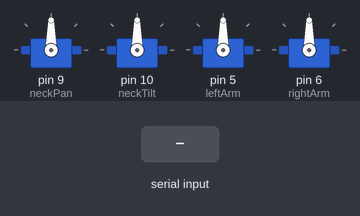
A sketch run on a simulated Arduino Uno, built with avr-gcc and run on an emulated ATmega328P. Shown: 4 × servo. The test bench sets the inputs (shaded band).

Above: at 1.2 s.
1.3 s: "H" received over Serial
At 1.4 s:
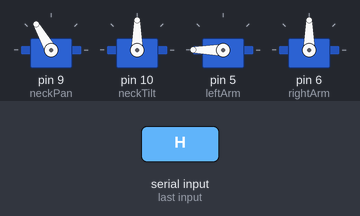
4.3 s: "W" received over Serial
At 4.7 s:
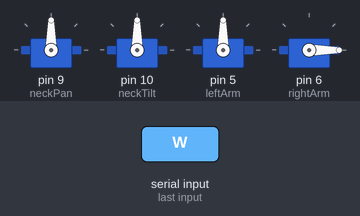
7.3 s: "S" received over Serial
At 7.37 s:
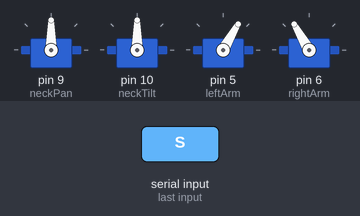
Timing chart, 0 to 10.3 s (numbered marks = the images above; inputs shaded):
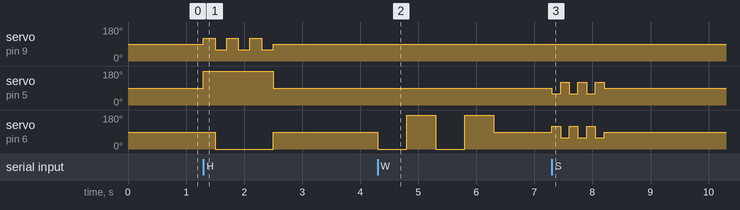

Measured:
- after the input at 1.3 s, servo on pin 9 (neckPan): 90° → 120° at once, then repeats every 0.40 s: 60° 0.20 s, 120° 0.20 s, until it stays 90° from 2.5 s; servo on pin 5 (leftArm): 90° → 180° at once, → 90° 1.2 s later; servo on pin 6 (rightArm): 90° → 0° after 0.20 s, → 90° 1.0 s later
- after the input at 4.3 s, servo on pin 6 (rightArm): 90° → 0° at once, → 180° 0.50 s later, → 0° 0.50 s later, → 180° 0.50 s later, … (5 changes in this stretch)
- after the input at 7.3 s, servo on pin 5 (leftArm): 90° → 60° at once, then repeats every 0.30 s: 120° 0.15 s, 60° 0.15 s, until it stays 90° from 8.2 s; servo on pin 6 (rightArm): 90° → 120° at once, then repeats every 0.30 s: 60° 0.15 s, 120° 0.15 s, until it stays 90° from 8.2 s

The sketch:

arduino.ino
```cpp
#include <Servo.h>

Servo neckPan, neckTilt;
Servo leftArm, rightArm;

void setup() {
  Serial.begin(115200);
  neckPan.attach(9);
  neckTilt.attach(10);
  leftArm.attach(5);
  rightArm.attach(6);
  neutralPosition();
}

void loop() {
  if(Serial.available() > 0) {
    char cmd = Serial.read();
    switch(cmd) {
      case 'H': happyDance(); break;
      case 'W': wave(); break;
      case 'S': speakAnimation(); break;
    }
  }
}

void happyDance() {
  for(int i=0; i<3; i++) {
    neckPan.write(120);
    leftArm.write(180);
    delay(200);
    neckPan.write(60);
    rightArm.write(0);
    delay(200);
  }
  neutralPosition();
}

void wave() {
  for(int i=0; i<2; i++) {
    rightArm.write(0);
    delay(500);
    rightArm.write(180);
    delay(500);
  }
  neutralPosition();
}

void speakAnimation() {
  for(int i=0; i<3; i++) {
    leftArm.write(60);
    rightArm.write(120);
    delay(150);
    leftArm.write(120);
    rightArm.write(60);
    delay(150);
  }
  neutralPosition();
}

void neutralPosition() {
  neckPan.write(90);
  neckTilt.write(90);
  leftArm.write(90);
  rightArm.write(90);
}
```
